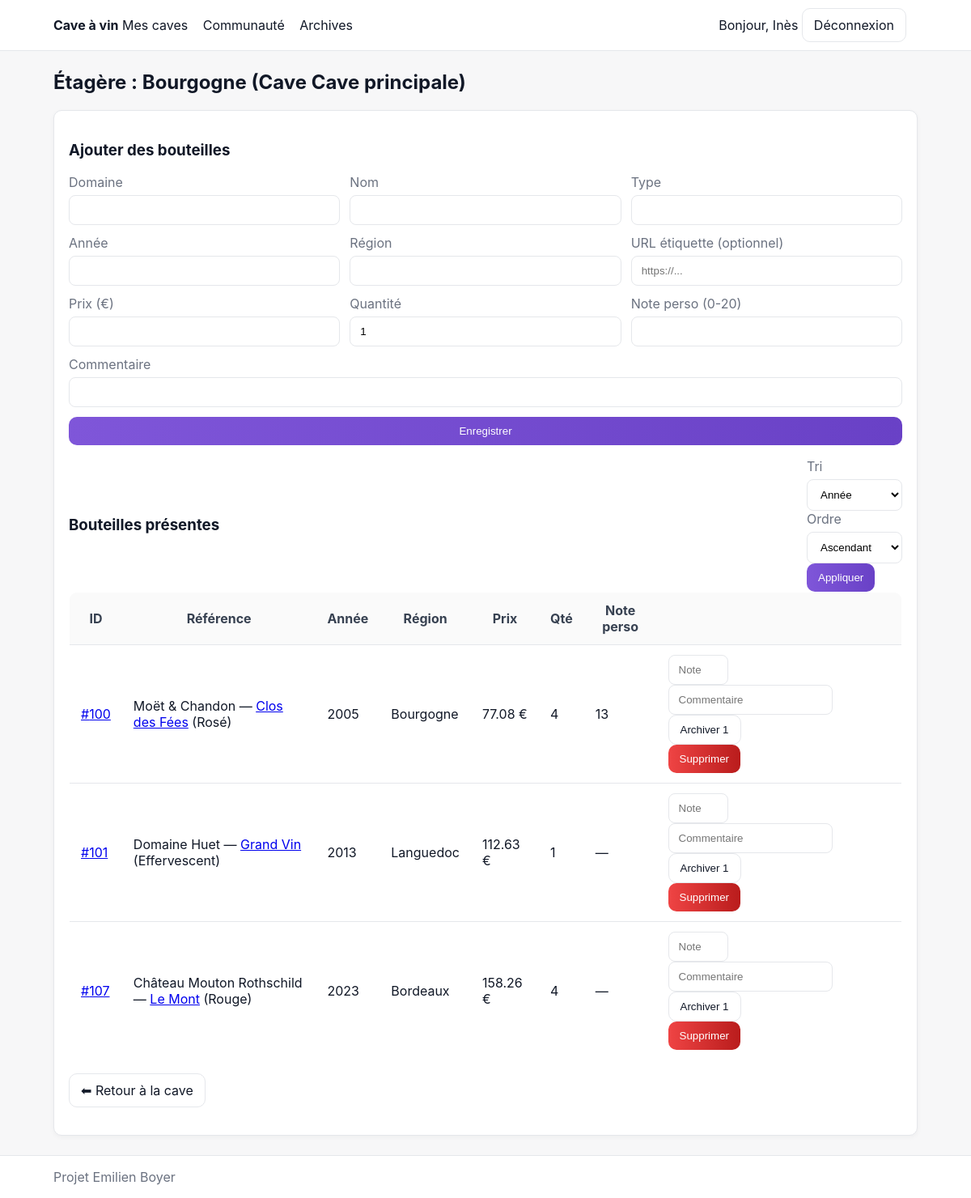
The app's page /etageres/36 (signed in) with its own data.
### tables this page shows
CREATE TABLE utilisateur(
            id INTEGER PRIMARY KEY AUTOINCREMENT,
            nom TEXT, prenom TEXT, login TEXT UNIQUE, password_hash TEXT);

CREATE TABLE etagere(
            id INTEGER PRIMARY KEY AUTOINCREMENT,
            cave_id INTEGER NOT NULL, nom TEXT NOT NULL, capacite INTEGER NOT NULL);

CREATE TABLE cave(
            id INTEGER PRIMARY KEY AUTOINCREMENT,
            utilisateur_id INTEGER NOT NULL, nom TEXT NOT NULL);

CREATE TABLE bouteille(
            id INTEGER PRIMARY KEY AUTOINCREMENT,
            ref_id INTEGER NOT NULL, etagere_id INTEGER NOT NULL,
            prix REAL, commentaire TEXT, note_personnelle INTEGER, quantite INTEGER NOT NULL DEFAULT 1);

CREATE TABLE ref_bouteille(
            id INTEGER PRIMARY KEY AUTOINCREMENT,
            domaine TEXT NOT NULL, nom TEXT NOT NULL, type TEXT NOT NULL,
            annee INTEGER NOT NULL, region TEXT NOT NULL, etiquette_url TEXT,
            UNIQUE(domaine,nom,type,annee,region));

### app.py (the view)
@app.route("/etageres/<int:etagere_id>")
@login_required
def etagere_detail(etagere_id):
    e = Etagere.find_by_id(conn, etagere_id)
    if not e:
        flash("Étagère introuvable.")
        return redirect(url_for("lister_caves"))
    cave = Cave.find_by_id(conn, e["cave_id"])
    if cave["utilisateur_id"] != g.current_user["id"]:
        flash("Accès refusé.")
        return redirect(url_for("lister_caves"))
    sort = request.args.get("sort","annee"); dir_ = request.args.get("dir","asc")
    b = Bouteille(None,None,conn=conn)
    bouteilles = b.obtenir(etagere_id=etagere_id, sort=sort, dir=dir_)
    return render_template("etagere_detail.html", cave=cave, etagere=e, bouteilles=bouteilles, sort=sort, dir=dir_)

### app.py (called while the page is built)
def login_required(view):
    @wraps(view)
    def wrap(*a, **k):
        if not g.current_user:
            flash("Veuillez vous connecter.")
            return redirect(url_for("login", next=request.path))
        return view(*a, **k)
    return wrap

@app.before_request
def load_user():
    uid = session.get("user_id")
    g.current_user = Utilisateur.find_by_id(conn, uid) if uid else None

@app.context_processor
def inject_globals():
    return dict(current_user=g.get("current_user"))

### cave_sgbd_sqlite.py (called while the page is built)
    @staticmethod
    def find_by_id(conn, id):
        if not id:
            return None
        cur = conn.cursor()
        cur.execute("SELECT * FROM utilisateur WHERE id=?", (id,))
        return cur.fetchone()

    @staticmethod
    def find_by_id(conn, id):
        c = conn.cursor()
        c.execute("SELECT * FROM cave WHERE id=?", (id,))
        return c.fetchone()

    @staticmethod
    def find_by_id(conn, id):
        c = conn.cursor()
        c.execute("SELECT * FROM etagere WHERE id=?", (id,))
        return c.fetchone()

### templates/etagere_detail.html (shortened to what this page needs)
{% extends "base.html" %}
{% block content %}
<h2>Étagère : {{ etagere.nom }} <span class="muted">(Cave {{ cave.nom }})</span></h2>
<section class="card">
  <h3>Ajouter des bouteilles</h3>
  <form method="post" action="{{ url_for('etagere_ajouter_bouteille', etagere_id=etagere.id) }}" class="grid grid-3">
    <label>Domaine <input name="domaine" required></label>
    <label>Nom <input name="nom" required></label>
    <label>Type <input name="type" required></label>
    <label>Année <input name="annee" type="number" required></label>
    <label>Région <input name="region" required></label>
    <label>URL étiquette (optionnel) <input name="etiquette_url" type="url" placeholder="https://..."></label>
    <label>Prix (€) <input name="prix" type="number" step="0.01" min="0"></label>
    <label>Quantité <input name="quantite" type="number" min="1" value="1"></label>
    <label>Note perso (0-20) <input name="note_personnelle" type="number" min="0" max="20"></label>
    <label class="col-3">Commentaire <input name="commentaire"></label>
    <button class="btn col-3" type="submit">Enregistrer</button>
  </form>
  <div class="header-row mt">
    <h3>Bouteilles présentes</h3>
    <form method="get" class="filters">
      <label>Tri
        <select name="sort">
          {% for k,label in {
            'annee':'Année','domaine':'Référence','region':'Région','prix':'Prix',
            'quantite':'Quantité','note_personnelle':'Note perso','type':'Type','nom':'Nom','id':'ID'
          }.items() %}
          <option value="{{ k }}" {% if sort==k %}selected{% endif %}>{{ label }}</option>
          {% endfor %}
        </select>
      </label>
      <label>Ordre
        <select name="dir">
          <option value="asc"  {% if dir=='asc' %}selected{% endif %}>Ascendant</option>
        </select>
      </label>
      <button class="btn" type="submit">Appliquer</button>
    </form>
  </div>
  <table class="table">
    <thead>
      <tr>
        <th>ID</th><th>Référence</th><th>Année</th><th>Région</th><th>Prix</th><th>Qté</th><th>Note perso</th><th></th>
      </tr>
    </thead>
    <tbody>
      {% for b in bouteilles %}
      <tr>
        <td><a href="{{ url_for('detail_bouteille', bouteille_id=b.id) }}">#{{ b.id }}</a></td>
        <td>{{ b.domaine }} — <a href="{{ url_for('reference_detail', ref_id=b.ref_id) }}">{{ b.nom }}</a> ({{ b.type }})</td>
        <td>{{ b.annee }}</td>
        <td>{{ b.region }}</td>
        <td>{{ "%.2f"|format(b.prix or 0) }} €</td>
        <td>{{ b.quantite }}</td>
        <td>{{ b.note_personnelle if b.note_personnelle is not none else '—' }}</td>
        <td class="right">
          <form method="post" action="{{ url_for('archiver_bouteille', bouteille_id=b.id) }}" class="inline">
            <input type="number" name="note_personnelle" min="0" max="20" placeholder="Note">
            <input type="text" name="commentaire" placeholder="Commentaire">
            <button class="btn ghost" type="submit">Archiver 1</button>
          </form>
          <form method="post" action="{{ url_for('supprimer_bouteille', bouteille_id=b.id) }}" class="inline">
            <button class="btn danger" type="submit" onclick="return confirm('Supprimer tout le lot ?')">Supprimer</button>
          </form>
        </td>
      </tr>
      {% else %}
      <tr><td colspan="8" class="muted">Aucune bouteille sur cette étagère.</td></tr>
      {% endfor %}
    </tbody>
  </table>
  <p><a class="btn ghost" href="{{ url_for('cave_detail', cave_id=etagere.cave_id) }}">⬅︎ Retour à la cave</a></p>
</section>
{% endblock %}

### templates/base.html (shortened to what this page needs)
<!doctype html>
<html lang="fr">
<head>
  <link href="{{ url_for('static', filename='styles.css') }}" rel="stylesheet">
</head>
<body>
<nav class="navbar">
  <div class="wrap">
    <div class="nav-left">
      <span class="brand">Cave à vin</span>
      {% if current_user %}
        <a href="{{ url_for('lister_caves') }}">Mes caves</a>
        <a href="{{ url_for('communaute') }}">Communauté</a>
        <a href="{{ url_for('lister_archives') }}">Archives</a>
      {% endif %}
    </div>
    <div class="nav-right">
      {% if current_user %}
        <span class="user">Bonjour, {{ current_user.prenom }}</span>
        <a class="btn ghost" href="{{ url_for('logout') }}">Déconnexion</a>
      {% else %}
        <a class="btn ghost" href="{{ url_for('login') }}">Connexion</a>
        <a class="btn" href="{{ url_for('register') }}">Inscription</a>
      {% endif %}
    </div>
  </div>
</nav>
<main class="container">
  {% block content %}{% endblock %}
</main>
<footer class="footer"><div class="wrap">Projet Emilien Boyer</div></footer>
</body>
</html>

### static/styles.css (style rules this page uses)
:root { --bg: #f7f7f8; --panel: #ffffff; --text: #111827; --muted: #6b7280; --brand: #7f56d9; --brand-2: #6941c6; --border: #e5e7eb; --danger: #dc2626; }
* { box-sizing: border-box; }
body { margin: 0; background: var(--bg); color: var(--text); font-family: Inter, system-ui, Segoe UI, Roboto, Arial; }
.navbar { position: sticky; top: 0; background: var(--panel); border-bottom: 1px solid var(--border); }
.navbar .wrap { max-width: 1100px; margin: 0 auto; padding: 10px 16px; display: flex; align-items: center; justify-content: space-between; gap: 12px; }
.brand { font-weight: 700; }
.navbar a { text-decoration: none; color: var(--text); margin-right: 14px; }
.container { max-width: 1100px; margin: 24px auto; padding: 0 16px; }
.header-row { display: flex; justify-content: space-between; align-items: center; gap: 12px; }
.card { background: var(--panel); border: 1px solid var(--border); border-radius: 10px; padding: 18px; box-shadow: 0 2px 6px rgba(0, 0, 0, .04); }
.mt { margin-top: 16px; }
.grid { display: grid; gap: 12px; }
.grid-3 { grid-template-columns: repeat(3, 1fr); }
.col-3 { grid-column: span 3; }
label { display: flex; flex-direction: column; gap: 6px; color: var(--muted); }
input, select { background: #fff; border: 1px solid var(--border); padding: 10px 12px; border-radius: 8px; }
.btn { background: linear-gradient(90deg, var(--brand), var(--brand-2)); color: #fff; border: none; padding: 10px 14px; border-radius: 10px; text-decoration: none; display: inline-block; }
.btn.ghost { background: #fff; color: var(--text); border: 1px solid var(--border); }
.btn.danger { background: linear-gradient(90deg, #ef4444, #b91c1c); color: #fff; }
.table { width: 100%; border-collapse: collapse; background: #fff; border: 1px solid var(--border); border-radius: 10px; overflow: hidden; }
.table th, .table td { padding: 12px 14px; border-bottom: 1px solid var(--border); }
.table thead { background: #fafafa; color: #374151; }
.footer { color: #6b7280; border-top: 1px solid var(--border); background: #fff; }
.footer .wrap { max-width: 1100px; margin: 0 auto; padding: 16px; }

### records on screen
utilisateur: prenom "Inès"
etagere: nom "Bourgogne"
cave: nom "Cave principale"
bouteille: id "100", domaine "Moët & Chandon", nom "Clos des Fées", type "Rosé", annee "2005", region "Bourgogne", prix "77.08", quantite "4", note_personnelle "13"
bouteille: id "101", domaine "Domaine Huet", nom "Grand Vin", type "Effervescent", annee "2013", region "Languedoc", prix "112.63", quantite "1", note_personnelle "—"
bouteille: id "107", domaine "Château Mouton Rothschild", nom "Le Mont", type "Rouge", annee "2023", region "Bordeaux", prix "158.26", quantite "4", note_personnelle "—"

### other values on screen
form field sort "Année"
